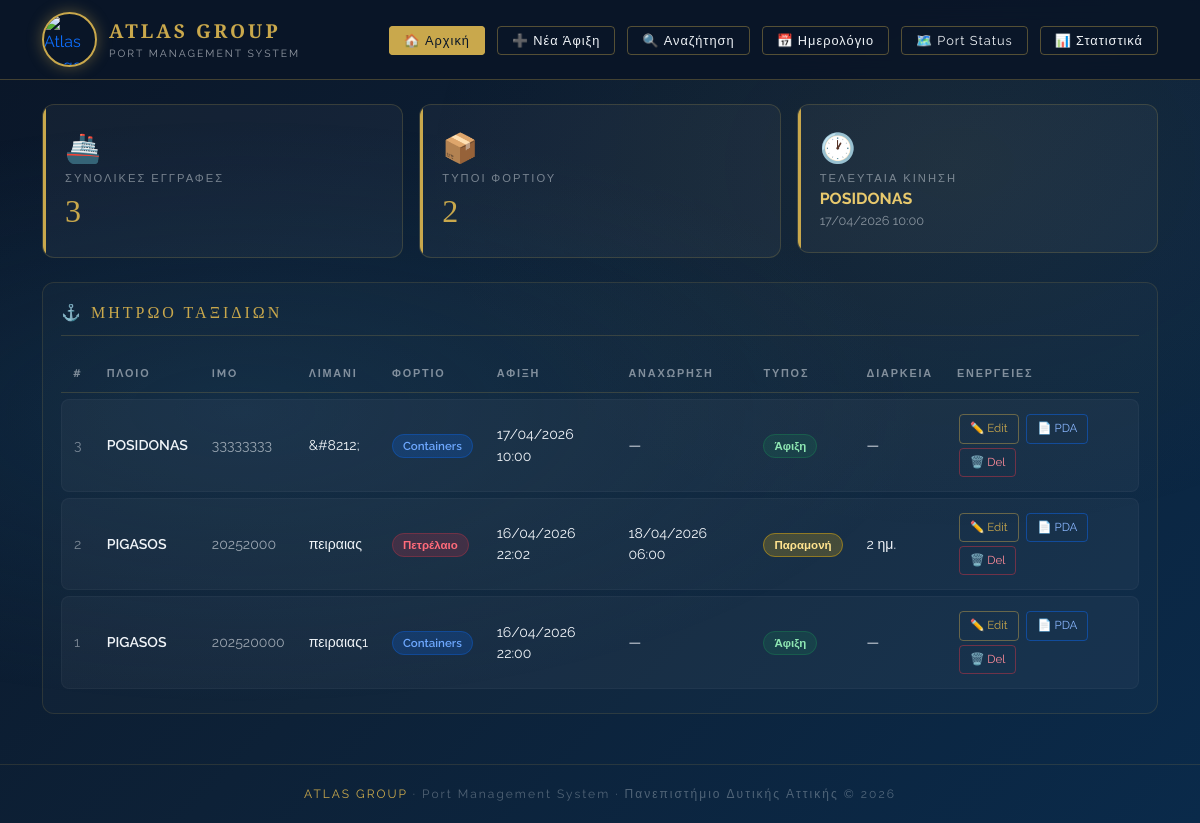
The page / on the database its author committed.
### tables this page shows
CREATE TABLE `arrivals` (
  `id` int(11) NOT NULL,
  `ship_name` varchar(100) NOT NULL,
  `imo_number` varchar(20) DEFAULT NULL,
  `cargo_type` varchar(50) DEFAULT NULL,
  `port` varchar(100) DEFAULT NULL,
  `arrival_time` datetime DEFAULT NULL,
  `departure_date` datetime DEFAULT NULL,
  `port_charges` decimal(10,2) NOT NULL DEFAULT 0.00,
  `pilotage` decimal(10,2) NOT NULL DEFAULT 0.00,
  `towage` decimal(10,2) NOT NULL DEFAULT 0.00,
  `berth_dues` decimal(10,2) NOT NULL DEFAULT 0.00,
  `services` decimal(10,2) NOT NULL DEFAULT 0.00,
  `garbage` decimal(10,2) NOT NULL DEFAULT 0.00,
  `crew_changes` decimal(10,2) NOT NULL DEFAULT 0.00,
  `cargo_ops` decimal(10,2) NOT NULL DEFAULT 0.00,
  `customs_docs` decimal(10,2) NOT NULL DEFAULT 0.00,
  `agency_fee` decimal(10,2) NOT NULL DEFAULT 0.00,
  `status` varchar(20) DEFAULT 'ΑΝΑΜΕΝΟΜΕΝΟ',
  `actual_arrival` datetime DEFAULT NULL,
  `actual_departure` datetime DEFAULT NULL,
  `internal_notes` text DEFAULT NULL
);

### src/helpers.php (called while the page is built, shortened)
<?php
function safe_h(?string $value): string {
    return htmlspecialchars((string)($value ?? ''), ENT_QUOTES, 'UTF-8');
}
function format_datetime_greek(?string $value): string {
    if (empty($value)) {
        return '—';
    }
    $timestamp = strtotime($value);
    return date('d/m/Y H:i', $timestamp);
}
function calc_trip_type(?string $arrival, ?string $departure): string {
    $hasArrival = !empty($arrival);
    $hasDeparture = !empty($departure);
    if ($hasArrival && !$hasDeparture) {
        return 'Άφιξη';
    }
    if ($hasArrival && $hasDeparture) {
        $arrivalDate = date('Y-m-d', strtotime($arrival));
        $departureDate = date('Y-m-d', strtotime($departure));
        return $arrivalDate === $departureDate ? 'Διέλευση' : 'Παραμονή';
    }
    return '—';
}
function calc_duration_days(?string $arrival, ?string $departure): ?int {
    if (empty($arrival) || empty($departure)) {
        return null;
    }
    $arrivalTs = strtotime($arrival);
    $departureTs = strtotime($departure);
    $diffSeconds = $departureTs - $arrivalTs;
    $days = (int)ceil($diffSeconds / 86400);
    return max($days, 1);
}
function trip_badge_class(string $tripType): string {
    return match ($tripType) {
        'Άφιξη' => 'badge-trip-arrival',
        'Αναχώρηση' => 'badge-trip-departure',
        'Διέλευση' => 'badge-trip-passage',
        'Παραμονή' => 'badge-trip-stay',
        default => 'badge-trip-default',
    };
}

### src/index.php (the view, shortened to what this page needs)
<?php
include 'db_connect.php';
include 'helpers.php';
$total = (int)($conn->query("SELECT COUNT(*) AS total FROM arrivals")->fetch_assoc()['total'] ?? 0);
$types = (int)($conn->query("SELECT COUNT(DISTINCT cargo_type) AS types FROM arrivals")->fetch_assoc()['types'] ?? 0);
$last = $conn->query("SELECT ship_name, arrival_time FROM arrivals ORDER BY COALESCE(arrival_time, departure_date) DESC LIMIT 1")->fetch_assoc();
$badge_map = [
    'Πετρέλαιο'    => 'badge-oil',
    'Containers'   => 'badge-container',
    'Επιβάτες'     => 'badge-passenger',
    'Χύδην Φορτίο' => 'badge-bulk',
    'Άλλο'         => 'badge-other'
];
$result = $conn->query("SELECT * FROM arrivals ORDER BY COALESCE(arrival_time, departure_date) DESC");
?>
<!DOCTYPE html>
<html lang="el">
<head>
    <link href="https://cdn.jsdelivr.net/npm/bootstrap@5.3.0/dist/css/bootstrap.min.css" rel="stylesheet">
</head>
<body>
<div class="content-wrapper">
    <nav class="navbar-atlas">
        <div class="container d-flex justify-content-between align-items-center">
            <a href="index.php" class="navbar-brand-atlas">
                <img src="https://cdn.abacus.ai/images/2740de7f-a8ff-4f15-a162-2b34e6333d3f.png" class="logo-img" alt="Atlas Logo">
                <div>
                    <div class="brand-name">ATLAS GROUP</div>
                    <div class="brand-sub">Port Management System</div>
                </div>
            </a>
            <div>
                <a href="index.php" class="nav-btn active">&#127968; &#913;&#961;&#967;&#953;&#954;&#942;</a>
                <a href="add_ship.php" class="nav-btn">&#10133; &#925;&#941;&#945; &#902;&#966;&#953;&#958;&#951;</a>
                <a href="search.php" class="nav-btn">&#128269; &#913;&#957;&#945;&#950;&#942;&#964;&#951;&#963;&#951;</a>
                <a href="calendar.php" class="nav-btn">&#128197; &#919;&#956;&#949;&#961;&#959;&#955;&#972;&#947;&#953;&#959;</a>
                <a href="port_status.php" class="nav-btn">&#128506;&#65039; Port Status</a>
                <a href="statistics.php" class="nav-btn">&#128202; &#931;&#964;&#945;&#964;&#953;&#963;&#964;&#953;&#954;&#940;</a>
            </div>
        </div>
    </nav>
    <div class="container mt-4">
        <div class="row g-3 mb-4">
            <div class="col-md-4"><div class="stat-card"><div class="stat-icon">&#128674;</div><div class="stat-label">&#931;&#965;&#957;&#959;&#955;&#953;&#954;&#941;&#962; &#917;&#947;&#947;&#961;&#945;&#966;&#941;&#962;</div><div class="stat-value"><?= $total ?></div></div></div>
            <div class="col-md-4"><div class="stat-card"><div class="stat-icon">&#128230;</div><div class="stat-label">&#932;&#973;&#960;&#959;&#953; &#934;&#959;&#961;&#964;&#943;&#959;&#965;</div><div class="stat-value"><?= $types ?></div></div></div>
            <div class="col-md-4"><div class="stat-card"><div class="stat-icon">&#128336;</div><div class="stat-label">&#932;&#949;&#955;&#949;&#965;&#964;&#945;&#943;&#945; &#922;&#943;&#957;&#951;&#963;&#951;</div><div style="font-weight:700;color:var(--gold-light);"><?= safe_h($last['ship_name'] ?? '&#8212;') ?></div><div style="font-size:.8rem;color:rgba(240,244,248,.5);"><?= format_datetime_greek($last['arrival_time'] ?? null) ?></div></div></div>
        </div>
        <div class="table-wrapper">
            <div class="section-title">&#9875; &#924;&#951;&#964;&#961;&#974;&#959; &#932;&#945;&#958;&#953;&#948;&#953;&#974;&#957;</div>
            <table class="atlas-table">
                <thead>
                <tr>
                    <th>#</th><th>&#928;&#955;&#959;&#943;&#959;</th><th>IMO</th><th>&#923;&#953;&#956;&#940;&#957;&#953;</th><th>&#934;&#959;&#961;&#964;&#943;&#959;</th><th>&#902;&#966;&#953;&#958;&#951;</th><th>&#913;&#957;&#945;&#967;&#974;&#961;&#951;&#963;&#951;</th><th>&#932;&#973;&#960;&#959;&#962;</th><th>&#916;&#953;&#940;&#961;&#954;&#949;&#953;&#945;</th><th>&#917;&#957;&#941;&#961;&#947;&#949;&#953;&#949;&#962;</th>
                </tr>
                </thead>
                <tbody>
                <?php if ($result && $result->num_rows > 0): ?>
                    <?php while ($row = $result->fetch_assoc()): ?>
                        <?php
                        $badge    = $badge_map[$row['cargo_type']] ?? 'badge-other';
                        $tripType = calc_trip_type($row['arrival_time'] ?? null, $row['departure_date'] ?? null);
                        $duration = calc_duration_days($row['arrival_time'] ?? null, $row['departure_date'] ?? null);
                        $dur_str  = $duration !== null ? $duration . ' &#951;&#956;.' : '&#8212;';
                        ?>
                        <tr>
                            <td style="color:rgba(240,244,248,.45);"><?= (int)$row['id'] ?></td>
                            <td style="font-weight:600;">
                                <a href="#" class="ship-link"
                                   data-id="<?= (int)$row['id'] ?>"
                                   data-name="<?= safe_h($row['ship_name']) ?>"
                                   data-imo="<?= safe_h($row['imo_number']) ?>"
                                   data-cargo="<?= safe_h($row['cargo_type']) ?>"
                                   data-arrival="<?= safe_h(format_datetime_greek($row['arrival_time'] ?? null)) ?>"
                                   data-departure="<?= safe_h(format_datetime_greek($row['departure_date'] ?? null)) ?>"
                                   data-duration="<?= $dur_str ?>"
                                   data-port="<?= safe_h($row['port'] ?? '&#8212;') ?>"
                                   data-status="<?= safe_h($row['status'] ?? 'ANAMENO') ?>"
                                   data-notes="<?= safe_h($row['notes'] ?? '') ?>"
                                   style="text-decoration:none; color:inherit;">
                                    <?= safe_h($row['ship_name']) ?>
                                </a>
                            </td>
                            <td style="color:rgba(240,244,248,.6)"><?= safe_h($row['imo_number']) ?></td>
                            <td><?= safe_h($row['port'] ?? '&#8212;') ?></td>
                            <td><span class="cargo-badge <?= $badge ?>"><?= safe_h($row['cargo_type']) ?></span></td>
                            <td><?= format_datetime_greek($row['arrival_time'] ?? null) ?></td>
                            <td><?= format_datetime_greek($row['departure_date'] ?? null) ?></td>
                            <td><span class="trip-badge <?= trip_badge_class($tripType) ?>"><?= safe_h($tripType) ?></span></td>
                            <td><?= $dur_str ?></td>
                            <td>
                                <a class="btn-edit" href="edit_ship.php?id=<?= (int)$row['id'] ?>">&#9999;&#65039; Edit</a>
                                <a class="btn-pda" href="pda.php?id=<?= (int)$row['id'] ?>">&#128196; PDA</a>
                                <a class="btn-delete" href="delete.php?id=<?= (int)$row['id'] ?>" onclick="return confirm('Delete?')">&#128465;&#65039; Del</a>
                            </td>
                        </tr>
                    <?php endwhile; ?>
                <?php else: ?>
                    <tr><td colspan="10" style="text-align:center;color:rgba(240,244,248,.45);padding:34px;">&#916;&#949;&#957; &#965;&#960;&#940;&#961;&#967;&#959;&#965;&#957; &#954;&#945;&#964;&#945;&#967;&#969;&#961;&#951;&#956;&#941;&#957;&#945; &#964;&#945;&#958;&#943;&#948;&#953;&#945;.</td></tr>
                <?php endif; ?>
                </tbody>
            </table>
        </div>
    </div>
    <footer class="atlas-footer"><span>ATLAS GROUP</span> &middot; Port Management System &middot; &#928;&#945;&#957;&#949;&#960;&#953;&#963;&#964;&#942;&#956;&#953;&#959; &#916;&#965;&#964;&#953;&#954;&#942;&#962; &#913;&#964;&#964;&#953;&#954;&#942;&#962; &copy; 2026</footer>
</div>
</body>
</html>

### src/index.php (style rules this page uses)
:root { --navy:#0a1628; --deep-blue:#0d2137; --gold:#c9a84c; --gold-light:#e8c96d; --white:#f0f4f8; }
body { background:linear-gradient(135deg,#0a1628 0%,#0d2137 50%,#0a2a4a 100%); min-height:100vh; font-family:'Raleway',sans-serif; color:var(--white); }
body::before { content:''; position:fixed; inset:0; background:radial-gradient(ellipse at 20% 50%,rgba(26,74,107,0.3) 0%,transparent 50%),radial-gradient(ellipse at 80% 20%,rgba(201,168,76,0.06) 0%,transparent 40%); pointer-events:none; }
.content-wrapper { position:relative; z-index:1; }
.navbar-atlas { background:rgba(10,22,40,0.95); border-bottom:1px solid rgba(201,168,76,.3); padding:12px 0; backdrop-filter:blur(10px); }
.navbar-brand-atlas { display:flex; align-items:center; gap:12px; text-decoration:none; }
.logo-img { width:55px; height:55px; border-radius:50%; border:2px solid var(--gold); object-fit:cover; box-shadow:0 0 15px rgba(201,168,76,.4); }
.brand-name { font-family:'Cinzel',serif; font-size:1.2rem; color:var(--gold); letter-spacing:3px; font-weight:700; }
.brand-sub { font-size:.65rem; color:rgba(240,244,248,.6); letter-spacing:2px; text-transform:uppercase; }
.nav-btn { background:transparent; border:1px solid rgba(201,168,76,.4); color:var(--white)!important; border-radius:4px; padding:6px 14px; font-size:.8rem; letter-spacing:1px; text-decoration:none; margin-left:8px; transition:.3s; }
.nav-btn:hover,.nav-btn.active { background:var(--gold); color:var(--navy)!important; border-color:var(--gold); }
.stat-card { background:rgba(255,255,255,.04); border:1px solid rgba(201,168,76,.2); border-radius:12px; padding:22px; position:relative; overflow:hidden; }
.stat-card::before { content:''; position:absolute; left:0; top:0; width:3px; height:100%; background:var(--gold); }
.stat-icon { font-size:1.8rem; }
.stat-label { font-size:.7rem; letter-spacing:2px; color:rgba(240,244,248,.45); text-transform:uppercase; }
.stat-value { font-family:'Cinzel',serif; font-size:2rem; color:var(--gold); }
.section-title { font-family:'Cinzel',serif; font-size:1rem; letter-spacing:3px; color:var(--gold); border-bottom:1px solid rgba(201,168,76,.2); margin-bottom:14px; padding-bottom:10px; text-transform:uppercase; }
.table-wrapper { background:rgba(255,255,255,.02); border:1px solid rgba(201,168,76,.15); border-radius:12px; padding:18px; }
.atlas-table { width:100%; border-collapse:separate; border-spacing:0 6px; }
.atlas-table thead th { font-size:.68rem; letter-spacing:1.8px; color:rgba(240,244,248,.5); text-transform:uppercase; padding:10px 12px; border-bottom:1px solid rgba(201,168,76,.2); }
.atlas-table tbody tr { background:rgba(255,255,255,.03); }
.atlas-table td { padding:12px; border-top:1px solid rgba(255,255,255,.04); border-bottom:1px solid rgba(255,255,255,.04); font-size:.88rem; vertical-align:middle; }
.atlas-table td:first-child { border-left:1px solid rgba(255,255,255,.04); border-radius:8px 0 0 8px; }
.atlas-table td:last-child { border-right:1px solid rgba(255,255,255,.04); border-radius:0 8px 8px 0; }
.cargo-badge,.trip-badge { padding:4px 10px; border-radius:20px; font-size:.72rem; font-weight:600; border:1px solid transparent; }
.badge-oil { background:rgba(220,53,69,.2); color:#ff6b7a; border-color:rgba(220,53,69,.3); }
.badge-container { background:rgba(13,110,253,.2); color:#6ea8fe; border-color:rgba(13,110,253,.3); }
.badge-trip-arrival { background:rgba(25,135,84,.2); color:#8ee6b2; border-color:rgba(25,135,84,.4); }
.badge-trip-stay { background:rgba(255,193,7,.2); color:#ffe38f; border-color:rgba(255,193,7,.4); }
.btn-edit,.btn-delete,.btn-pda { display:inline-block; text-decoration:none; font-size:.72rem; border-radius:4px; padding:5px 10px; margin:2px; }
.btn-edit { border:1px solid rgba(201,168,76,.45); color:var(--gold); }
.btn-pda { border:1px solid rgba(13,110,253,.45); color:#8bb8ff; }
.btn-delete { border:1px solid rgba(220,53,69,.45); color:#ff8d9a; }
.atlas-footer { border-top:1px solid rgba(201,168,76,.15); padding:20px 0; text-align:center; font-size:.75rem; color:rgba(240,244,248,.3); letter-spacing:2px; margin-top:50px; }
.atlas-footer span { color:var(--gold); }

### rows shown on the page
arrivals: ship_name "POSIDONAS", arrival_time "17/04/2026 10:00", id "3", imo_number "33333333", port "&#8212;", cargo_type "Containers", departure_date "—", tripType "Άφιξη", dur_str "—"
arrivals: id "2", ship_name "PIGASOS", imo_number "20252000", port "πειραιας", cargo_type "Πετρέλαιο", arrival_time "16/04/2026 22:02", departure_date "18/04/2026 06:00", tripType "Παραμονή", dur_str "2 ημ."
arrivals: id "1", ship_name "PIGASOS", imo_number "202520000", port "πειραιας1", cargo_type "Containers", arrival_time "16/04/2026 22:00", departure_date "—", tripType "Άφιξη", dur_str "—"

### other values the page prints
$total "3"
$types "2"
